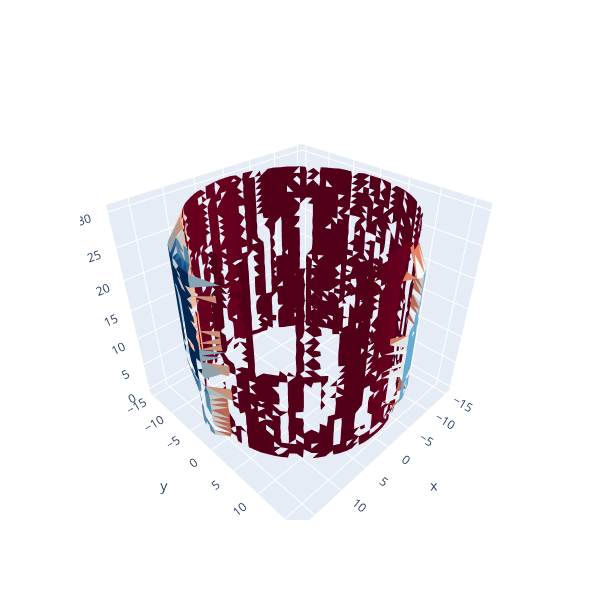

The cell this chart's notebook holds for it:
### Markdown cell above
### Plot using Plotly

### Code cell
##############################################################################
if t.shape[0] == xInterp.shape[0]:
    points3D = np.vstack((xInterp, yInterp, zInterp, t)).T
else:
    t_interp0 = griddata(np.vstack([x, y, z]).T, t, np.vstack([xInterp, yInterp, zInterp]).T, method='nearest')
    points3D = np.vstack((xInterp, yInterp, zInterp, t_interp0)).T
##########################################################################
I, J, K = triangles.T
tri_vertices = [points3D[idx] for idx in triangles]  # Vertices of the surface triangles
zmean        = [np.mean(tri[:, 3]) for tri in tri_vertices] # Mean values of target value of triangle vertices
min_zmean, max_zmean = np.min(zmean), np.max(zmean)
facecolor    = [map_z2colorRGB(zval=zz, colormap=cm.RdBu, vmin=min_zmean, vmax=max_zmean) for zz in zmean]
tVal         = [map_z2colorVAL(zval=zz, vmin=min_zmean, vmax=max_zmean, normalize=False)  for zz in zmean]
##########################################################################
mesh         = go.Mesh3d(x=xInterp, y=yInterp, z=zInterp, facecolor=facecolor, i=I, j=J, k=K, name='')
layout       = go.Layout(showlegend=False, height=600, width=600)
fig          = go.Figure(data=mesh, layout=layout)
if geometry == 'CIRCULAR_FLAT_PLATE':
    z_range = max(zInterp.max() - zInterp.min(), 1e-3)
    z_mid   = (zInterp.max() + zInterp.min()) / 2
    fig.update_layout(scene=dict(zaxis=dict(range=[z_mid - z_range * 1.5, z_mid + z_range * 1.5])))
##########################################################################
fig.for_each_trace(lambda t: t.update(visible=False) if isinstance(t, go.Scatter3d) and t.mode == "lines" else t)
fig.show()
##########################################################################

### Figure 1 — Plotly figure (JSON) as saved in the notebook; plotly's stock layout.template omitted (floating-point values rounded to 4 significant figures; data arrays with more than 128 entries replaced by an {"elided": "..."} marker saying what was removed)
{"data": [{"facecolor": {"elided": "3824 str values"}, "i": {"elided": "3824 int values"}, "j": {"elided": "3824 int values"}, "k": {"elided": "3824 int values"}, "name": "", "type": "mesh3d", "x": {"elided": "2914 float values"}, "y": {"elided": "2914 float values"}, "z": {"elided": "2914 float values"}}], "layout": {"height": 600, "showlegend": false, "width": 600}}
